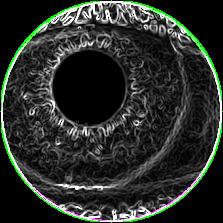
#> input picture EnrollementBDD2/001_1_1.bmp, 223 x 223 px
$ python -i hough2.py   (imports and definitions only)
#> lines starting #> are read from the running program, lines starting #| are printed output that depends on the picture; after the words box and inside, x2 and y2 are one past the last pixel; in counts of white or black regions, pixels touching at a corner belong together
#> further down, picture is the input picture: PIL image 223x223 RGB; mean R, G, B 42.2, 47.4, 42.2

import cv2
import numpy as np
from PIL import Image

def extraction_oeuil(img):
    im	= img.convert('RGB')
    planets = np.array(im)
    planets = planets[:, :, ::-1].copy()

    gray_img=cv2.cvtColor(planets,	cv2.COLOR_BGR2GRAY)
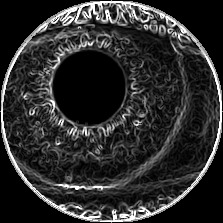
#> gray_img: shape (223, 223); min 0, max 255, mean 45.2
    img	= cv2.medianBlur(gray_img,3)
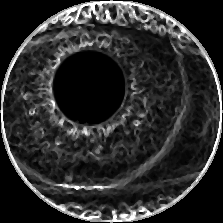
#> img: shape (223, 223); min 0, max 255, mean 45.1
    cimg = cv2.cvtColor(img,cv2.COLOR_GRAY2BGR)
    height,width = img.shape
#> height = 223; width = 223
    mask = np.zeros((height,width), np.uint8)

    #center

    counter = 0

    circles= cv2.HoughCircles(img,cv2.HOUGH_GRADIENT,1,1200,param1=100,param2=20,minRadius=10,maxRadius=0)
#> circles = [[110.5, 110.5, 112]]
    circles	= np.uint16(np.around(circles))
#> circles = [[110, 110, 112]]
    for i in circles[0,:]:
        # draw the outer circle
        cv2.circle(cimg,(i[0],i[1]),i[2],(0,255,0),2)

        # draw the center of the circle
        #cv2.circle(cimg,(i[0],i[1]),2,(0,0,0),3)

        # Draw on mask
        cv2.circle(mask,(i[0],i[1]),i[2],(255,255,255),-1)
        masked_data = cv2.bitwise_and(cimg, cimg, mask=mask)

        # Apply Threshold
        _,thresh = cv2.threshold(mask,1,255,cv2.THRESH_BINARY)

        # Find Contour
        cnt = cv2.findContours(thresh,cv2.RETR_EXTERNAL,cv2.CHAIN_APPROX_SIMPLE)[0]

        #print len(contours)
        x,y,w,h = cv2.boundingRect(cnt[0])

        # Crop masked_data
        crop = masked_data[y:y+h,x:x+w]


        # Write Files

        return Image.fromarray(crop)
#> this loop made 1 pass
#> (i, x, y, w, h) on pass 1: ([110, 110, 112], 0, 0, 223, 223)
#> pass 1, in extraction_oeuil, `masked_data = cv2.bitwise_and(cimg, cimg, mask=mask)`:
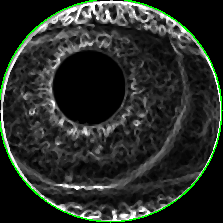
#> masked_data: shape (223, 223, 3); mean B, G, R 41.1, 46.1, 41.1
#> pass 1, in extraction_oeuil, `_,thresh = cv2.threshold(mask,1,255,cv2.THRESH_BINARY)`:
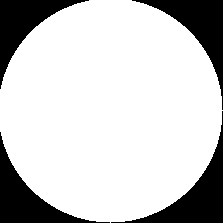
#> thresh: shape (223, 223); 79.1% white; 4 black regions, box (x1, y1, x2, y2) and area: (111, 111, 223, 223) 2811, (132, 0, 223, 110) 2601, (0, 132, 110, 223) 2601, (0, 0, 89, 89) 2395
#> after the loop:
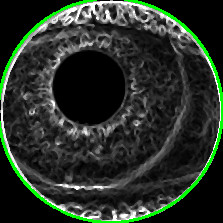
#> cimg: shape (223, 223, 3); mean B, G, R 41.1, 50.8, 41.1


>>> from PIL import Image
>>> picture = Image.open('EnrollementBDD2/001_1_1.bmp')
>>> result = extraction_oeuil(picture)

$ run again, on EnrollementBDD2/001_1_2.bmp
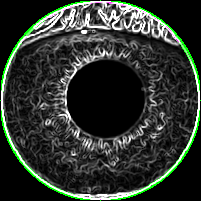
#> input picture EnrollementBDD2/001_1_2.bmp, 201 x 201 px
#> picture is the input picture: PIL image 201x201 RGB; mean R, G, B 46.5, 52.9, 46.5
#> in extraction_oeuil, `circles= cv2.HoughCircles(img,cv2.HOUGH_GRADIENT,1,1200,param1=100,par..`: circles = [[96.5, 96.5, 96.5]]
#> in extraction_oeuil, `circles	= np.uint16(np.around(circles))`: circles = [[96, 96, 96]]
#> the loop in extraction_oeuil, `for i in circles[0,:]:` made 1 pass
#> (i, x, y, w, h) on pass 1: ([96, 96, 96], 0, 0, 193, 193)
#> pass 1, in extraction_oeuil, `_,thresh = cv2.threshold(mask,1,255,cv2.THRESH_BINARY)`:
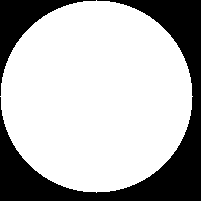
#> thresh: shape (201, 201); 71.6% white; 2 black regions, box (x1, y1, x2, y2) and area: (0, 0, 201, 201) 9401, (0, 0, 96, 96) 2083
#> after the loop in extraction_oeuil, `for i in circles[0,:]:`:
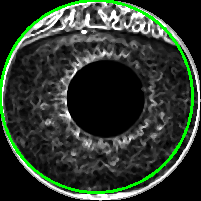
#> cimg: shape (201, 201, 3); mean B, G, R 46.7, 57.8, 46.7

$ run again, on EnrollementBDD2/002_1_1.bmp
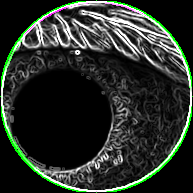
#> input picture EnrollementBDD2/002_1_1.bmp, 193 x 193 px
#> picture is the input picture: PIL image 193x193 RGB; mean R, G, B 40.9, 47.4, 40.9
#> in extraction_oeuil, `circles= cv2.HoughCircles(img,cv2.HOUGH_GRADIENT,1,1200,param1=100,par..`: circles = [[96.5, 95.5, 97.1]]
#> in extraction_oeuil, `circles	= np.uint16(np.around(circles))`: circles = [[96, 96, 97]]
#> the loop in extraction_oeuil, `for i in circles[0,:]:` made 1 pass
#> (i, x, y, w, h) on pass 1: ([96, 96, 97], 0, 0, 193, 193)
#> pass 1, in extraction_oeuil, `_,thresh = cv2.threshold(mask,1,255,cv2.THRESH_BINARY)`:
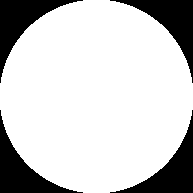
#> thresh: shape (193, 193); 79.3% white; 4 black regions, box (x1, y1, x2, y2) and area: (0, 0, 83, 83) 1932, (110, 0, 193, 83) 1932, (0, 110, 83, 193) 1932, (110, 110, 193, 193) 1932
#> after the loop in extraction_oeuil, `for i in circles[0,:]:`:
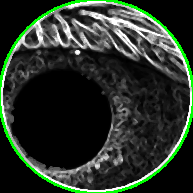
#> cimg: shape (193, 193, 3); mean B, G, R 41.2, 51.4, 41.2
